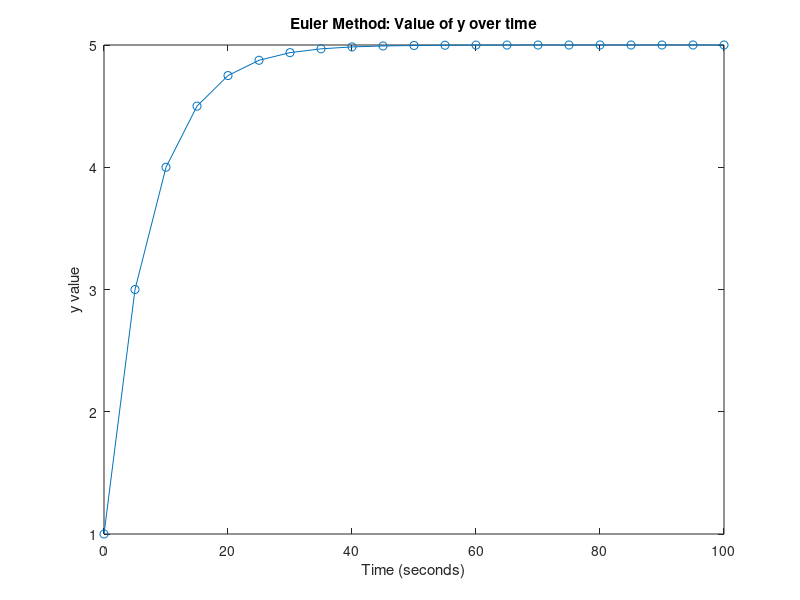

MATLAB code to generate this figure:
function euler_method()
    % Initial Values
    x0 = 0; 
    y0 = 1;
    h = 5;
    x_end = 100; % Time range up to 100 seconds

    % Create arrays to store time and y values
    time_values = x0:h:x_end; % Time from 0 to 100 with step size of 5
    y_values = zeros(size(time_values)); % Initialize array for y values
    y_values(1) = y0; % Set the initial value of y

    % Call the Euler function
    for i = 2:length(time_values)
        y_values(i) = euler(time_values(i-1), y_values(i-1), h);
    end

    % Plotting the result
    plot(time_values, y_values, '-o');
    xlabel('Time (seconds)');
    ylabel('y value');
    title('Euler Method: Value of y over time');
end

% Function for the given differential equation
function result = func(x, y)
    result = -0.1 * y + 0.5;
end

% Function implementing Euler's Method for one step
function y_next = euler(x, y, h)
    % Calculate the next y value using Euler's method
    y_next = y + h * func(x, y);
end
